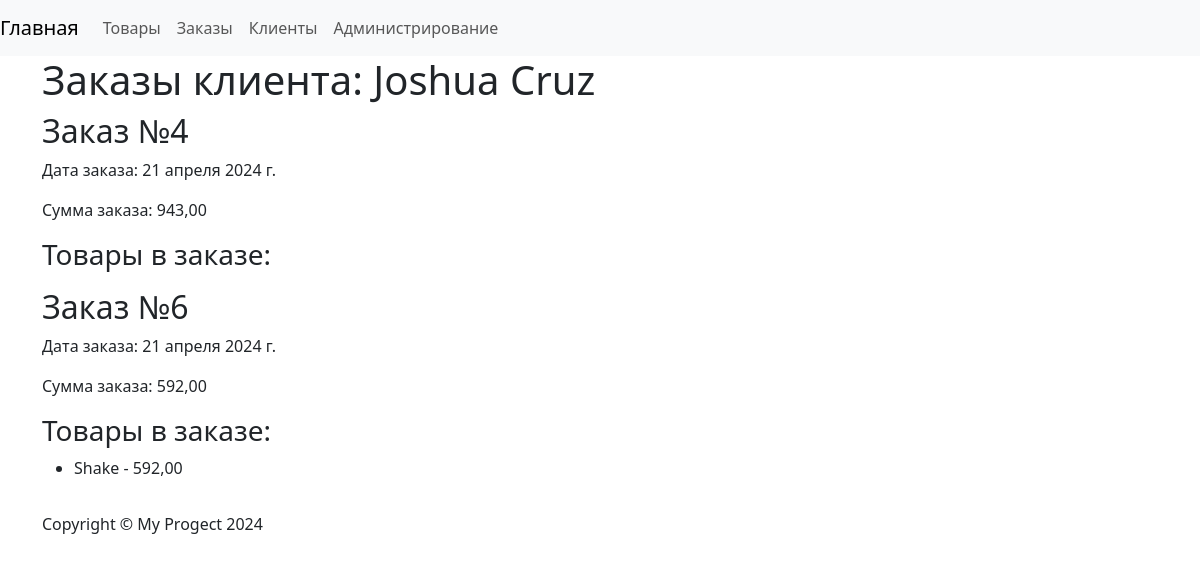
Page /orders/customer-orders/7 on the committed database.
### customers/models.py (models this page shows, shortened)
class Customer(models.Model):
    name = models.CharField(max_length=255, verbose_name='Имя клиента')
    email = models.EmailField(verbose_name='Почтовый адрес')
    phone_number = models.CharField(max_length=15, verbose_name='Номер телефона')
    address = models.TextField(verbose_name='Адрес')
    registration_date = models.DateField(auto_now_add=True, verbose_name='Дата регистрации')
    class Meta:
        verbose_name = 'Клиент'
        verbose_name_plural = 'Клиенты'

### orders/models.py (models this page shows, shortened)
class Order(models.Model):
    customer = models.ForeignKey(Customer, on_delete=models.CASCADE, verbose_name='Клиент')
    products = models.ManyToManyField(Product, verbose_name='Товары')
    total_amount = models.DecimalField(default=0.01, max_digits=10, decimal_places=2, verbose_name='Сумма заказа')
    order_date = models.DateField(auto_now_add=True, verbose_name='Дата заказа')
    class Meta:
        verbose_name = 'Заказ'
        verbose_name_plural = 'Заказы'

### products/models.py (models this page shows, shortened)
class Product(models.Model):
    name = models.CharField(max_length=255, verbose_name='Название')
    description = models.TextField(verbose_name='Описание')
    price = models.DecimalField(max_digits=10, decimal_places=2, verbose_name='Цена')
    quantity = models.IntegerField(verbose_name='Количество')
    added_date = models.DateField(auto_now_add=True, verbose_name='Дата добавления')
    image = models.ImageField(upload_to='web_store/media/images', default='default_image.png', blank=True, verbose_name='Изображение')
    class Meta:
        verbose_name = 'Товар'
        verbose_name_plural = 'Товары'

### orders/views.py (the view)
# urls.py: path('customer-orders/<int:customer_id>', fetch_customer_orders, name='customer_orders'),
def fetch_customer_orders(request, customer_id):
    customer = get_object_or_404(Customer, pk=customer_id)
    orders = Order.objects.filter(customer=customer)
    context = {
        'customer': customer,
        'orders': orders,
    }
    return render(request, 'orders/orders.html', context)

### orders/templates/orders/orders.html
{% extends 'base.html' %}
{% block content %}
<h1>Заказы клиента: {{ customer.name }}</h1>
{% for order in orders %}
  <h2>Заказ №{{ order.id }}</h2>
  <p>Дата заказа: {{ order.order_date }}</p>
  <p>Сумма заказа: {{ order.total_amount }}</p>
  <h3>Товары в заказе:</h3>
  <ul>
    {% for product in order.products.all %}
      <li>{{ product.name }} - {{ product.price }}</li>
    {% endfor %}
  </ul>
{% endfor %}
{% endblock %}

### rows in the picture
Customer: name "Joshua Cruz"
Order: id "4", order_date "21 апреля 2024 г.", total_amount "943,00"
Order: id "6", order_date "21 апреля 2024 г.", total_amount "592,00"
Product: name "Shake", price "592,00"
